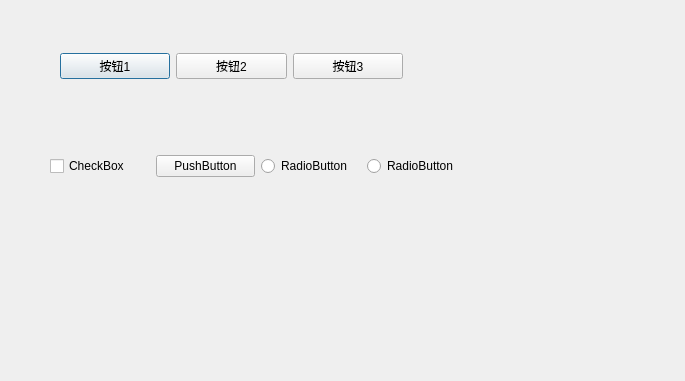
<?xml version="1.0" encoding="UTF-8"?>
<ui version="4.0">
 <class>Dialog</class>
 <widget class="QDialog" name="Dialog">
  <property name="geometry">
   <rect>
    <x>0</x>
    <y>0</y>
    <width>685</width>
    <height>381</height>
   </rect>
  </property>
  <property name="windowTitle">
   <string>Dialog</string>
  </property>
  <widget class="QWidget" name="">
   <property name="geometry">
    <rect>
     <x>60</x>
     <y>50</y>
     <width>343</width>
     <height>32</height>
    </rect>
   </property>
   <layout class="QHBoxLayout" name="horizontalLayout">
    <item>
     <widget class="QPushButton" name="pushButton_2">
      <property name="text">
       <string>按钮1</string>
      </property>
     </widget>
    </item>
    <item>
     <widget class="QPushButton" name="pushButton">
      <property name="text">
       <string>按钮2</string>
      </property>
     </widget>
    </item>
    <item>
     <widget class="QPushButton" name="pushButton_3">
      <property name="text">
       <string>按钮3</string>
      </property>
     </widget>
    </item>
   </layout>
  </widget>
  <widget class="QWidget" name="">
   <property name="geometry">
    <rect>
     <x>50</x>
     <y>150</y>
     <width>416</width>
     <height>32</height>
    </rect>
   </property>
   <layout class="QHBoxLayout" name="horizontalLayout_2">
    <item>
     <widget class="QCheckBox" name="checkBox">
      <property name="text">
       <string>CheckBox</string>
      </property>
     </widget>
    </item>
    <item>
     <widget class="QPushButton" name="pushButton_4">
      <property name="text">
       <string>PushButton</string>
      </property>
     </widget>
    </item>
    <item>
     <widget class="QRadioButton" name="radioButton">
      <property name="text">
       <string>RadioButton</string>
      </property>
     </widget>
    </item>
    <item>
     <widget class="QRadioButton" name="radioButton_2">
      <property name="text">
       <string>RadioButton</string>
      </property>
     </widget>
    </item>
   </layout>
  </widget>
 </widget>
 <resources/>
 <connections/>
</ui>
